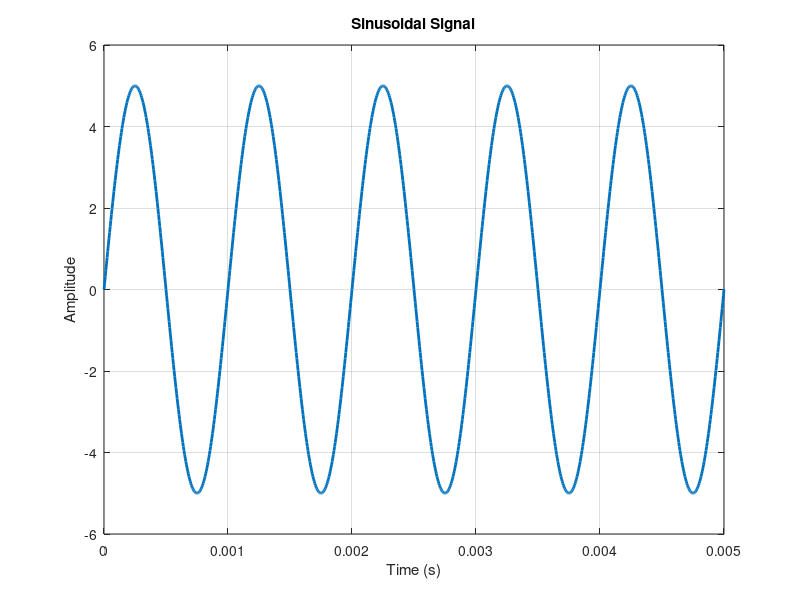

This figure's MATLAB source:
% Parameters
sampling_frequency = 200000;     % Hz
sampling_period = 1 / sampling_frequency;
signal_duration = 5e-3;         % seconds
frequency = 1000;                % 1 kHz
amplitude = 5;

% Time vector
t = 0:sampling_period:signal_duration;

% Sinusoidal signal
sinusoid = amplitude * sin(2 * pi * frequency * t);

% Plotting
figure;
plot(t, sinusoid, 'LineWidth', 2);
title('Sinusoidal Signal'); 
xlabel('Time (s)');
ylabel('Amplitude');
grid on;
